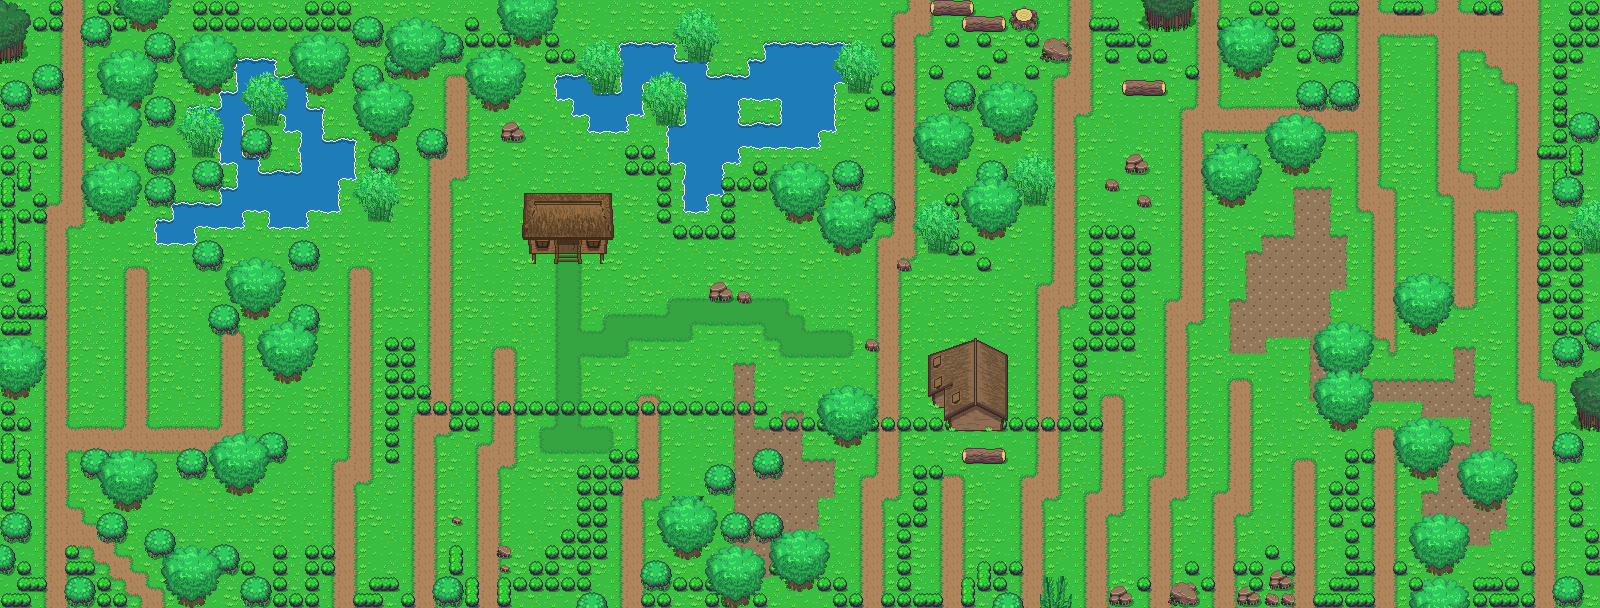

This is a level from a 2D game, rendered from its Tiled map with the project's own tilesets. A one-line summary and the map file follow, with tile-layer data summarised:
An orthogonal 100x38 tile map with 16x16 px tiles, 10 tile layers (Base, endblocks, Cliff, Objects 1, ...), 2 tilesets.

<map version="1.0" tiledversion="1.0.2" orientation="orthogonal" renderorder="left-down" width="100" height="38" tilewidth="16" tileheight="16" nextobjectid="1">
 <tileset firstgid="1" source="../Tileset/Overworld.tsx" />
 <tileset firstgid="1729" source="../Tileset/Building.tsx" />
 <layer name="Base" width="100" height="38">
  <data>[3800 cells, 3800 non-empty, 59 distinct tile ids]</data>
 </layer>
 <layer name="endblocks" width="100" height="38">
  <data>[3800 cells, 348 non-empty, 63 distinct tile ids]</data>
 </layer>
 <layer name="Cliff" width="100" height="38">
  <data>[3800 cells, 0 non-empty, 0 distinct tile ids]</data>
 </layer>
 <layer name="Objects 1" width="100" height="38">
  <data>[3800 cells, 20 non-empty, 7 distinct tile ids]</data>
 </layer>
 <layer name="Plants 1" width="100" height="38">
  <data>[3800 cells, 474 non-empty, 16 distinct tile ids]</data>
 </layer>
 <layer name="Buildings 1" width="100" height="38">
  <data>[3800 cells, 53 non-empty, 53 distinct tile ids]</data>
 </layer>
 <layer name="Buildings 2" width="100" height="38">
  <data>[3800 cells, 0 non-empty, 0 distinct tile ids]</data>
 </layer>
 <layer name="Objects 2" width="100" height="38">
  <data>[3800 cells, 0 non-empty, 0 distinct tile ids]</data>
 </layer>
 <layer name="Plants 2" width="100" height="38">
  <data>[3800 cells, 54 non-empty, 6 distinct tile ids]</data>
 </layer>
 <layer name="Above Player" width="100" height="38">
  <data>[3800 cells, 432 non-empty, 32 distinct tile ids]</data>
 </layer>
</map>
